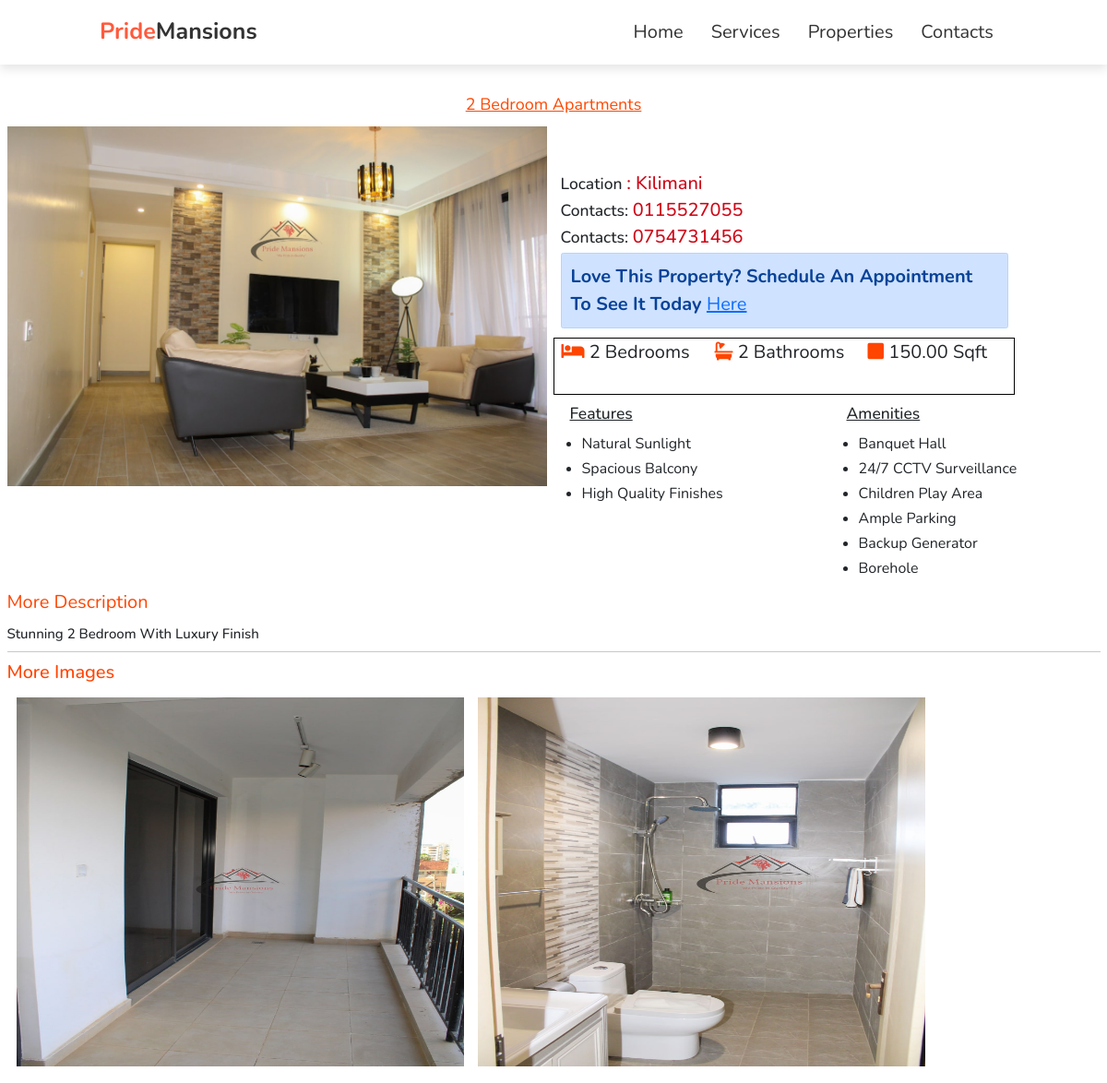
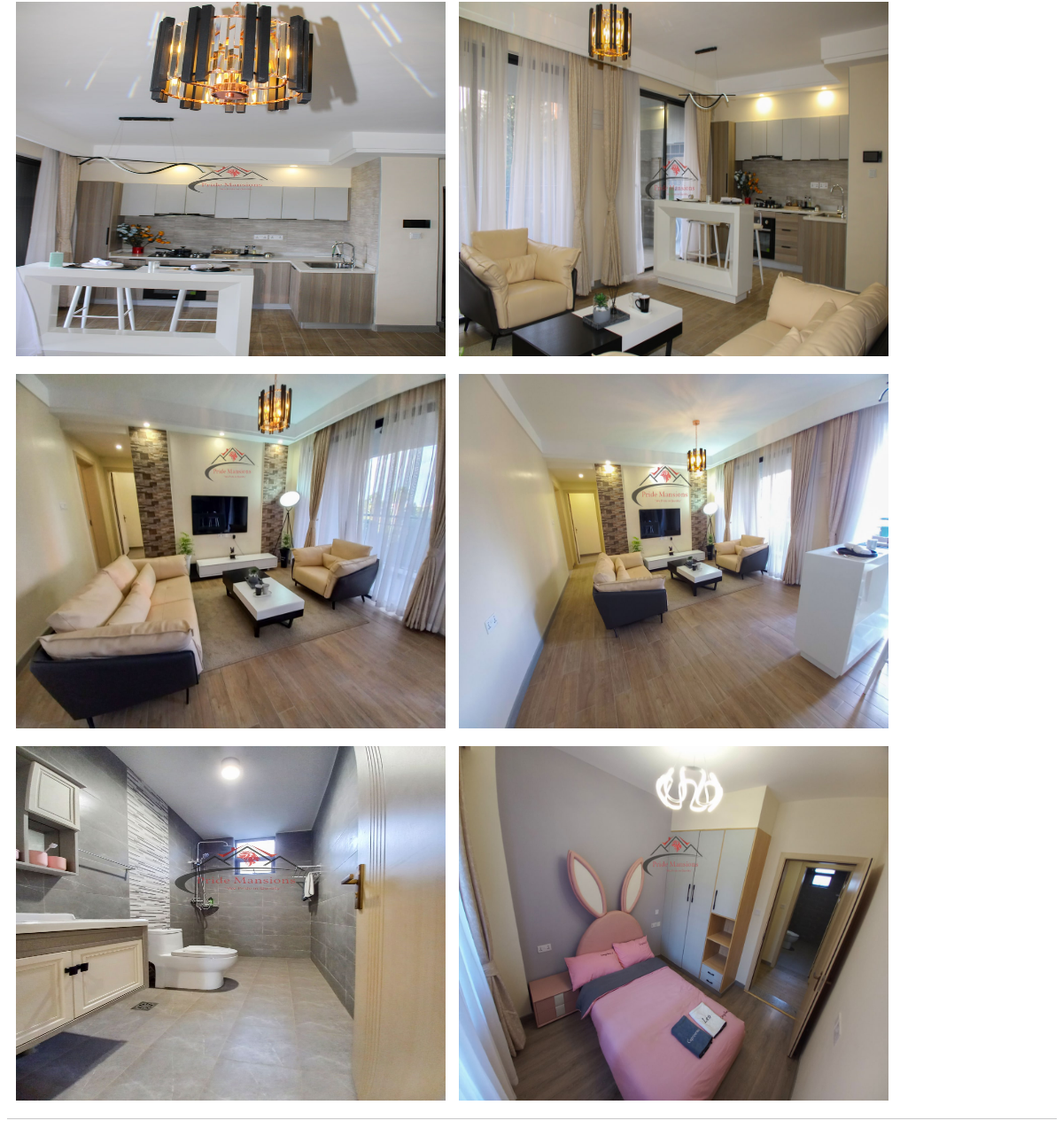
Page /details/8/ on the committed database (2 pictures, top to bottom).
### base/models.py (models this page shows, shortened)
class Property(models.Model):
    name=models.CharField(max_length=200)
    price=models.IntegerField(default=0)
    description=models.TextField()
    location=models.ForeignKey(Location,on_delete=models.SET_NULL,null=True)
    image=models.ImageField(upload_to="images")
    area=models.DecimalField(max_digits=9,decimal_places=2)
    bedroom=models.IntegerField()
    bathrooms=models.IntegerField()
    Use=models.TextChoices("Use","Rent Sale")
    usage=models.CharField(max_length=100,blank=False,choices=Use.choices)
    owner=models.ForeignKey(Owners,on_delete=models.SET_NULL,null=True)
    amenities=models.TextField(blank=True)
    features=models.TextField(blank=True)

class Location(models.Model):
    location=models.CharField(max_length=100)
    def __str__(self):
        return self.location

class Owners(models.Model):
    email=models.EmailField()
    phone1=models.CharField(max_length=15)
    phone2=models.CharField(max_length=15,blank=True)
    companyname=models.CharField(max_length=100,blank=True)

class PropertyImage(models.Model):
    image=models.ImageField(upload_to="images")
    property=models.ForeignKey(Property,default=None,on_delete=models.SET_NULL,null=True)

### base/views.py (the view)
# urls.py: path("details/<str:pk>/",views.details,name="details"),
def details(request,pk):
    form=CommentForm()
    if request.method == "POST":
        form=CommentForm(request.POST)
        if form.is_valid():
            form.save()
            return redirect('details')
    propertyItem=Property.objects.get(id=pk)
    features=Property.objects.filter(id=pk).values_list('features',flat=True)
    f_list=list(features)
    fin=list(f_list[0].split("."))
    print(fin[0])
    amenities=Property.objects.filter(id=pk).values_list('amenities',flat=True)
    amenities_set=list(amenities)
    amenities_list=list(amenities_set[0].split("."))
    imageList=propertyItem.propertyimage_set.all()
    context={
        "propertyItem":propertyItem,
        "form":form,
        "images":imageList,
        "features":fin,
        "amenities":amenities_list
    }
    return render(request,"base/details.html",context)

### base/templates/base/details.html (shortened to what this page needs)
{% load static %}
<!DOCTYPE html>
<html lang="en">
<head>
    <link rel="stylesheet" href="https://cdnjs.cloudflare.com/ajax/libs/font-awesome/5.15.3/css/all.min.css">
    <link rel="stylesheet" href="{% static 'base/styles/style.css' %}">
    <link rel="stylesheet" href="{% static 'base/styles/details.css' %}">
    <link href="https://cdn.jsdelivr.net/npm/bootstrap@5.0.2/dist/css/bootstrap.min.css" rel="stylesheet">
    <link rel="stylesheet" href="https://cdnjs.cloudflare.com/ajax/libs/
font-awesome/5.15.2/css/all.min.css"/>
</head>
<body>
    {% include 'base/include/navbar.html' %}
        <div class="container-fluid" id="details-wrapper">
            <p id="desc-name" style="margin-top: 100px;
            color: rgb(255, 72, 0);
            font-size: large;
            text-decoration:underline;
            text-align: center;">
                {{propertyItem.name}}
            </p>
            <div class="row">
                <div class="col-lg-6 col-sm-12">
                    <img src="{{propertyItem.image.url}}" alt="">
                </div>
                <div class="col-lg-6 col-sm-12">
                    <div class="row" id="more-description">
                        <h3> Location <span class="location">: {{propertyItem.location}}</span></h3>
                        <h3>Contacts: <span class="location">{{propertyItem.owner.phone1}}</span> </h3>
                        <h3>Contacts: <span class="location">{{propertyItem.owner.phone2}}</span> </h3>
                    </div>
                    <div class="row">
                        <div class="col-lg-10 col-sm-12">
                            <div class="alert alert-primary" role="alert">
                                <strong>Love This Property? Schedule an appointment to see it today </strong><a href="mailto:{{propertyItem.owner.email}}?subject=Site%20Visit%20Booking" id="here"><span id="request">here<span></a>
                            </div>
                            <div class="row" id="property-features">
                                <div class="col-lg-4 col-sm-12" id="bed">
                                    <p><i class="fa fa-bed" aria-hidden="true"></i> {{propertyItem.bedroom}} bedrooms</p>
                                </div>
                                <div class="col-lg-4 col-sm-12" id="bed">
                                    <p><i class="fa fa-bath" aria-hidden="true"></i> {{propertyItem.bathrooms}} bathrooms</p>
                                </div>
                                <div class="col-lg-4 col-sm-12" id="bed">
                                    <p><i class="fa fa-square" aria-hidden="true"></i> {{propertyItem.area}} sqft</p>
                                </div>
                            </div>
                        </div>
                    </div>
                    <div class="row">
                        <div class="col-lg-6 col-sm-12">
                            <h3 style="margin: 10px; text-decoration: underline;">Features</h3>
                            <ol class="feat">
                                {% for feature in features %}
                                <li style="font-size: 16px;margin: 3px; list-style-type: disc;">{{feature}}</li>
                                {% endfor %}
                                </ol>
                        </div>
                        <div class="col-lg-6 col-sm-12">
                            <h3 style="margin: 10px; text-decoration: underline; ">Amenities</h3>
                            <ol class="feat">
                                {% for amenity in amenities %}
                                <li style="font-size: 16px;margin: 3px; list-style-type: disc;">{{amenity}}</li>
                                {% endfor %}
                                </ol>
                        </div>
                    </div>
                </div>
            </div>
        </div>
    <div class="container-fluid">
        <div class="row-lg-6 row-sm-12">
            <p id="more-desc">More description</p>
            <h4>{{propertyItem.description}}</h4>
        </div>
    </div>
    <div class="container-fluid" id="more-images">
        <hr>
        <div class="row">
            <h4 id="more-desc">More Images</h4>
            {% for item in images%}
            <div class="col-lg-4 col-md-6 col-sm-12" style="width: 500px;">
                <img src="{{item.image.url}}" class="image-detail" style="margin: 10px; height: 400px; ">
            </div>
            {% endfor %}
        </div>
        <hr>
    </div>
</body>
</html>

### base/static/base/styles/style.css (style rules this page uses)
:root { --red: #ff5a3c; --light-red: #f9edeb; }
* { font-family: 'Nunito', sans-serif; margin: 0; padding: 0; box-sizing: border-box; outline: none; border: none; text-decoration: none; text-transform: capitalize; }
html { font-size: 62.5%; overflow-x: hidden; scroll-behavior: smooth; scroll-padding-top: 7rem; }
body { background: #f7f7f7; }
h1, h2, h3, h4, h5 { margin: 0; padding: 0; }
p { margin: 0 0 1rem; }

### base/static/base/styles/details.css (style rules this page uses)
#details-wrapper { width: 100%; height: 100%; align-items: center; justify-content: center; margin-top: 100px; }
.row img { width: 100%; }
#more-description { margin-top: 50px; }
#desc-name { margin-top: 100px; color: rgb(255, 72, 0); font-size: large; text-align: center; }
.location { color: rgb(206, 7, 23); font-size: 20px; }
.alert { font-size: 20px; }
#bed { font-size: 20px; }
#bed i { color: orangered; }
#property-features { border: 1px solid black; padding-bottom: 20px; }
#more-desc { font-size: 20px; color: orangered; }
#more-images { margin-bottom: 50px; }
.image-detail { height: 400px; }
.feat li { font-size: 30px; }

### rows in the picture
Property: name "2 Bedroom Apartments", image (picture), location "Kilimani", owner.phone1 "0115527055", owner.phone2 "0754731456", bedroom "2", bathrooms "2", area "150.00", description "Stunning 2 Bedroom With Luxury Finish"
PropertyImage: image (picture)
PropertyImage: image (picture)
PropertyImage: image (picture)
PropertyImage: image (picture)
PropertyImage: image (picture)
PropertyImage: image (picture)
PropertyImage: image (picture)
PropertyImage: image (picture)

### other values in the picture
{{ feature }} "Natural Sunlight" "Spacious Balcony" "High Quality Finishes"
{{ amenity }} "Banquet Hall" "24/7 CCTV Surveillance" "Children Play Area" "Ample Parking" "Backup Generator" "Borehole"
